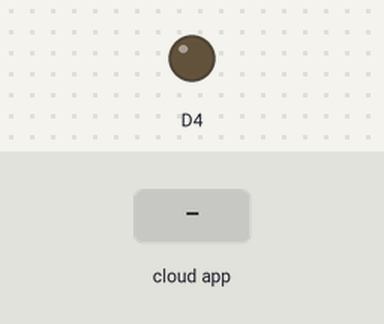
This sketch was run on a simulated ESP8266 (NodeMCU). Parts: output pins drawn as LEDs (lit = HIGH). Inputs (shaded band) come from the test bench.

Above: at 1.2 s.
1.3 s: the phone or cloud app sets led to 1
At 1.8 s:
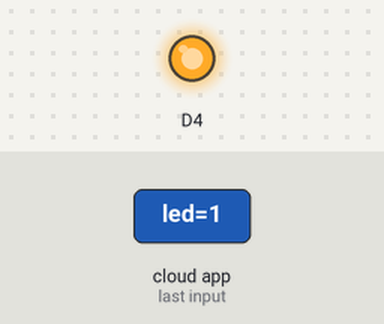
2.8 s: the phone or cloud app sets led to 0
At 4.1 s:
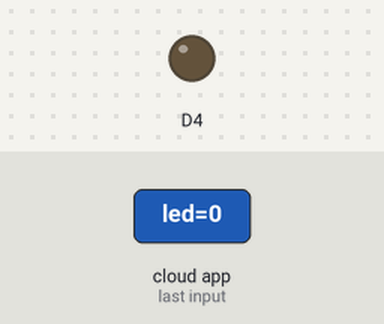
Timing chart, 0 to 5.8 s (numbered marks = the images above; inputs shaded):
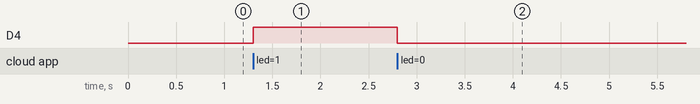

Measured:
- after the input at 1.3 s, D4: LOW → HIGH at once
- after the input at 2.8 s, D4: HIGH → LOW at once

The sketch:

NodeMCU_UsingThinger.ino
```cpp
#include <ESP8266WiFi.h>
#include <ThingerESP8266.h>

#define USERNAME "<Account Username>"
#define DEVICE_ID "<Device Name>"
#define DEVICE_CREDENTIAL "<Some Secret Key>"

#define SSID "<WiFi Name>"
#define SSID_PASSWORD "<WiFi Password>"

ThingerESP8266 thing(USERNAME, DEVICE_ID, DEVICE_CREDENTIAL);

void setup() {
  pinMode(D4, OUTPUT);

  thing.add_wifi(SSID, SSID_PASSWORD);

  // digital pin control example (i.e. turning on/off a light, a relay, configuring a parameter, etc)
  thing["led"] << digitalPin(D4);

  // resource output example (i.e. reading a sensor value)
  thing["analog_data"] >> outputValue(analogRead(A0));

  thing["digital_data"] >> outputValue(digitalRead(D0));

  // thing["millis"] >> outputValue(millis());
  // more details at http://docs.thinger.io/arduino/
}

void loop() {
  thing.handle();
}
```
